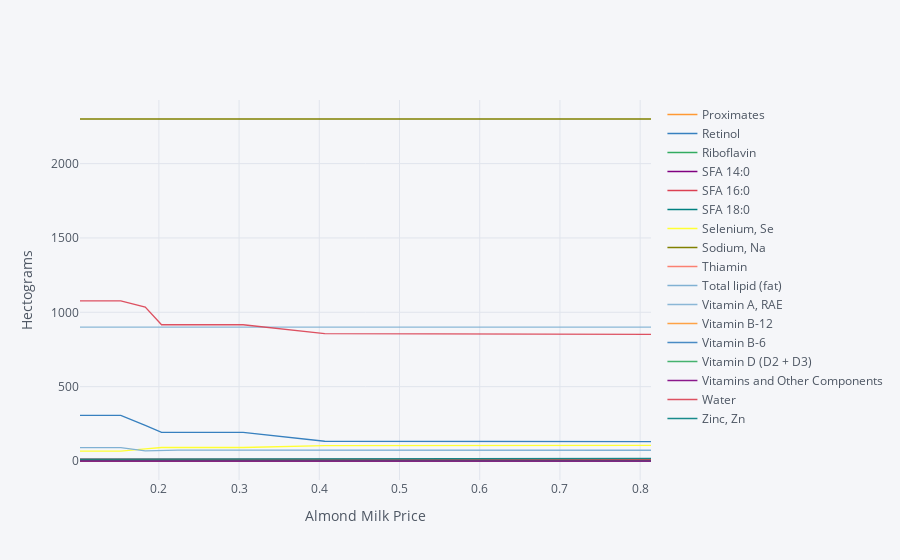

Notebook cell for this chart:
### Code cell
# Matrix product maps quantities of food into quantities of nutrients
NutrientResponse = Diet_response@FoodNutrients.T

# Drop columns of missing nutrients, plot second half of nutrients (avoid display issues)
NutrientResponse = NutrientResponse.loc[:,NutrientResponse.count()>0]
NutrientResponse.iloc[:,17:34].iplot(xTitle='%s Price' % ReferenceGood.title(),yTitle='Hectograms')

### Figure 1 — Plotly figure (JSON) as saved in the notebook; plotly's stock layout.template omitted (floating-point values rounded to 4 significant figures)
{"data": [{"line": {"color": "rgba(255, 153, 51, 1.0)", "dash": "solid", "shape": "linear", "width": 1.3}, "mode": "lines", "name": "Proximates", "text": "", "type": "scatter", "x": [0.1017, 0.1525, 0.183, 0.2034, 0.2237, 0.2441, 0.2644, 0.2847, 0.3051, 0.4068, 0.8135], "y": [0, 0, 0, 0, 0, 0, 0, 0, 0, 0, 0]}, {"line": {"color": "rgba(55, 128, 191, 1.0)", "dash": "solid", "shape": "linear", "width": 1.3}, "mode": "lines", "name": "Retinol", "text": "", "type": "scatter", "x": [0.1017, 0.1525, 0.183, 0.2034, 0.2237, 0.2441, 0.2644, 0.2847, 0.3051, 0.4068, 0.8135], "y": [306.3, 306.3, 239.7, 193.0, 193.0, 193.0, 193.0, 193.0, 193.0, 133.0, 129.9]}, {"line": {"color": "rgba(50, 171, 96, 1.0)", "dash": "solid", "shape": "linear", "width": 1.3}, "mode": "lines", "name": "Riboflavin", "text": "", "type": "scatter", "x": [0.1017, 0.1525, 0.183, 0.2034, 0.2237, 0.2441, 0.2644, 0.2847, 0.3051, 0.4068, 0.8135], "y": [1.482, 1.482, 1.778, 1.971, 1.971, 1.971, 1.971, 1.971, 1.971, 2.034, 2.047]}, {"line": {"color": "rgba(128, 0, 128, 1.0)", "dash": "solid", "shape": "linear", "width": 1.3}, "mode": "lines", "name": "SFA 14:0", "text": "", "type": "scatter", "x": [0.1017, 0.1525, 0.183, 0.2034, 0.2237, 0.2441, 0.2644, 0.2847, 0.3051, 0.4068, 0.8135], "y": [1.368, 1.368, 1.323, 1.322, 1.322, 1.322, 1.322, 1.322, 1.322, 1.197, 1.185]}, {"line": {"color": "rgba(219, 64, 82, 1.0)", "dash": "solid", "shape": "linear", "width": 1.3}, "mode": "lines", "name": "SFA 16:0", "text": "", "type": "scatter", "x": [0.1017, 0.1525, 0.183, 0.2034, 0.2237, 0.2441, 0.2644, 0.2847, 0.3051, 0.4068, 0.8135], "y": [11.94, 11.94, 10.03, 10.46, 10.46, 10.46, 10.46, 10.46, 10.46, 10.04, 10.05]}, {"line": {"color": "rgba(0, 128, 128, 1.0)", "dash": "solid", "shape": "linear", "width": 1.3}, "mode": "lines", "name": "SFA 18:0", "text": "", "type": "scatter", "x": [0.1017, 0.1525, 0.183, 0.2034, 0.2237, 0.2441, 0.2644, 0.2847, 0.3051, 0.4068, 0.8135], "y": [4.413, 4.413, 3.297, 3.363, 3.363, 3.363, 3.363, 3.363, 3.363, 3.08, 3.07]}, {"line": {"color": "rgba(255, 255, 51, 1.0)", "dash": "solid", "shape": "linear", "width": 1.3}, "mode": "lines", "name": "Selenium, Se", "text": "", "type": "scatter", "x": [0.1017, 0.1525, 0.183, 0.2034, 0.2237, 0.2441, 0.2644, 0.2847, 0.3051, 0.4068, 0.8135], "y": [66.06, 66.07, 80.94, 90.87, 90.87, 90.87, 90.87, 90.87, 90.87, 103.6, 105.1]}, {"line": {"color": "rgba(128, 128, 0, 1.0)", "dash": "solid", "shape": "linear", "width": 1.3}, "mode": "lines", "name": "Sodium, Na", "text": "", "type": "scatter", "x": [0.1017, 0.1525, 0.183, 0.2034, 0.2237, 0.2441, 0.2644, 0.2847, 0.3051, 0.4068, 0.8135], "y": [2300.0, 2300.0, 2300.0, 2300.0, 2300.0, 2300.0, 2300.0, 2300.0, 2300.0, 2300.0, 2300.0]}, {"line": {"color": "rgba(251, 128, 114, 1.0)", "dash": "solid", "shape": "linear", "width": 1.3}, "mode": "lines", "name": "Thiamin", "text": "", "type": "scatter", "x": [0.1017, 0.1525, 0.183, 0.2034, 0.2237, 0.2441, 0.2644, 0.2847, 0.3051, 0.4068, 0.8135], "y": [1.967, 1.967, 2.289, 2.423, 2.423, 2.423, 2.423, 2.423, 2.423, 2.577, 2.593]}, {"line": {"color": "rgba(128, 177, 211, 1.0)", "dash": "solid", "shape": "linear", "width": 1.3}, "mode": "lines", "name": "Total lipid (fat)", "text": "", "type": "scatter", "x": [0.1017, 0.1525, 0.183, 0.2034, 0.2237, 0.2441, 0.2644, 0.2847, 0.3051, 0.4068, 0.8135], "y": [90.21, 90.21, 68.21, 72.9, 72.9, 72.9, 72.9, 72.9, 72.9, 72.15, 72.36]}, {"line": {"color": "rgba(128, 177, 211, 0.8999999999999999)", "dash": "solid", "shape": "linear", "width": 1.3}, "mode": "lines", "name": "Vitamin A, RAE", "text": "", "type": "scatter", "x": [0.1017, 0.1525, 0.183, 0.2034, 0.2237, 0.2441, 0.2644, 0.2847, 0.3051, 0.4068, 0.8135], "y": [900.0, 900.0, 900.0, 900.0, 900.0, 900.0, 900.0, 900.0, 900.0, 900.0, 900.0]}, {"line": {"color": "rgba(255, 153, 51, 0.8999999999999999)", "dash": "solid", "shape": "linear", "width": 1.3}, "mode": "lines", "name": "Vitamin B-12", "text": "", "type": "scatter", "x": [0.1017, 0.1525, 0.183, 0.2034, 0.2237, 0.2441, 0.2644, 0.2847, 0.3051, 0.4068, 0.8135], "y": [2.4, 2.4, 2.4, 2.4, 2.4, 2.4, 2.4, 2.4, 2.4, 2.4, 2.4]}, {"line": {"color": "rgba(55, 128, 191, 0.8999999999999999)", "dash": "solid", "shape": "linear", "width": 1.3}, "mode": "lines", "name": "Vitamin B-6", "text": "", "type": "scatter", "x": [0.1017, 0.1525, 0.183, 0.2034, 0.2237, 0.2441, 0.2644, 0.2847, 0.3051, 0.4068, 0.8135], "y": [2.607, 2.607, 2.02, 1.724, 1.724, 1.724, 1.724, 1.724, 1.724, 1.523, 1.502]}, {"line": {"color": "rgba(50, 171, 96, 0.8999999999999999)", "dash": "solid", "shape": "linear", "width": 1.3}, "mode": "lines", "name": "Vitamin D (D2 + D3)", "text": "", "type": "scatter", "x": [0.1017, 0.1525, 0.183, 0.2034, 0.2237, 0.2441, 0.2644, 0.2847, 0.3051, 0.4068, 0.8135], "y": [5.515, 5.515, 5.249, 5.087, 5.087, 5.087, 5.087, 5.087, 5.087, 4.544, 4.523]}, {"line": {"color": "rgba(128, 0, 128, 0.8999999999999999)", "dash": "solid", "shape": "linear", "width": 1.3}, "mode": "lines", "name": "Vitamins and Other Components", "text": "", "type": "scatter", "x": [0.1017, 0.1525, 0.183, 0.2034, 0.2237, 0.2441, 0.2644, 0.2847, 0.3051, 0.4068, 0.8135], "y": [0, 0, 0, 0, 0, 0, 0, 0, 0, 0, 0]}, {"line": {"color": "rgba(219, 64, 82, 0.8999999999999999)", "dash": "solid", "shape": "linear", "width": 1.3}, "mode": "lines", "name": "Water", "text": "", "type": "scatter", "x": [0.1017, 0.1525, 0.183, 0.2034, 0.2237, 0.2441, 0.2644, 0.2847, 0.3051, 0.4068, 0.8135], "y": [1077.0, 1077.0, 1036.0, 916.2, 916.2, 916.2, 916.2, 916.2, 916.2, 857.3, 851.3]}, {"line": {"color": "rgba(0, 128, 128, 0.8999999999999999)", "dash": "solid", "shape": "linear", "width": 1.3}, "mode": "lines", "name": "Zinc, Zn", "text": "", "type": "scatter", "x": [0.1017, 0.1525, 0.183, 0.2034, 0.2237, 0.2441, 0.2644, 0.2847, 0.3051, 0.4068, 0.8135], "y": [12.75, 12.75, 14.37, 16.05, 16.05, 16.05, 16.05, 16.05, 16.05, 17.43, 17.6]}], "layout": {"legend": {"bgcolor": "#F5F6F9", "font": {"color": "#4D5663"}}, "paper_bgcolor": "#F5F6F9", "plot_bgcolor": "#F5F6F9", "title": {"font": {"color": "#4D5663"}}, "xaxis": {"gridcolor": "#E1E5ED", "showgrid": true, "tickfont": {"color": "#4D5663"}, "title": {"font": {"color": "#4D5663"}, "text": "Almond Milk Price"}, "zerolinecolor": "#E1E5ED"}, "yaxis": {"gridcolor": "#E1E5ED", "showgrid": true, "tickfont": {"color": "#4D5663"}, "title": {"font": {"color": "#4D5663"}, "text": "Hectograms"}, "zerolinecolor": "#E1E5ED"}}}
